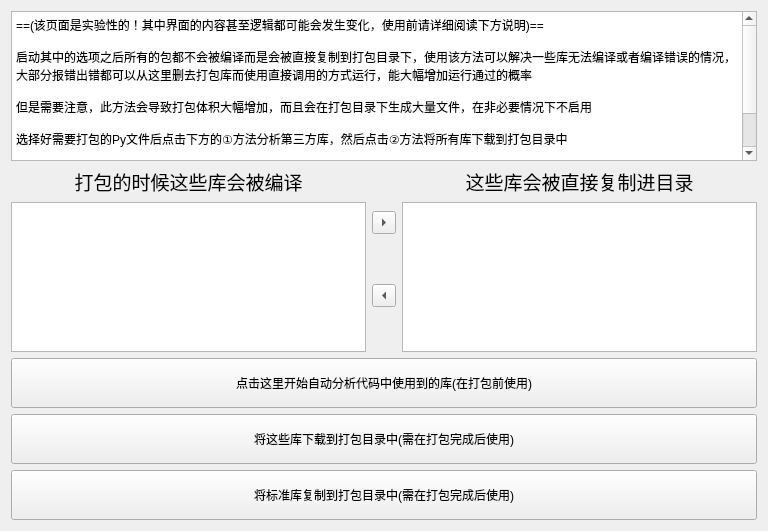
          <widget class="QWidget" name="scrollAreaWidgetContents_2">
           <property name="geometry">
            <rect>
             <x>0</x>
             <y>0</y>
             <width>768</width>
             <height>526</height>
            </rect>
           </property>
           <layout class="QVBoxLayout" name="verticalLayout_12">
            <item>
             <widget class="QPlainTextEdit" name="PTEExplaineCompatibility">
              <property name="minimumSize">
               <size>
                <width>0</width>
                <height>150</height>
               </size>
              </property>
              <property name="toolTip">
               <string>如果看不完全可以滚动滚动条</string>
              </property>
              <property name="statusTip">
               <string/>
              </property>
              <property name="whatsThis">
               <string>如果看不完全可以滚动滚动条</string>
              </property>
              <property name="verticalScrollBarPolicy">
               <enum>Qt::ScrollBarAlwaysOn</enum>
              </property>
              <property name="readOnly">
               <bool>true</bool>
              </property>
              <property name="plainText">
               <string>==(该页面是实验性的！其中界面的内容甚至逻辑都可能会发生变化，使用前请详细阅读下方说明)==

启动其中的选项之后所有的包都不会被编译而是会被直接复制到打包目录下，使用该方法可以解决一些库无法编译或者编译错误的情况，大部分报错出错都可以从这里删去打包库而使用直接调用的方式运行，能大幅增加运行通过的概率

但是需要注意，此方法会导致打包体积大幅增加，而且会在打包目录下生成大量文件，在非必要情况下不启用

选择好需要打包的Py文件后点击下方的①方法分析第三方库，然后点击②方法将所有库下载到打包目录中

你无法手动编辑下方内容，所有的库都会由pipreqs(会自动安装)进行筛选
</string>
              </property>
             </widget>
            </item>
            <item>
             <layout class="QHBoxLayout" name="horizontalLayout_8">
              <property name="topMargin">
               <number>0</number>
              </property>
              <item>
               <layout class="QVBoxLayout" name="verticalLayout_9">
                <item>
                 <widget class="QLabel" name="label_5">
                  <property name="font">
                   <font>
                    <pointsize>14</pointsize>
                   </font>
                  </property>
                  <property name="toolTip">
                   <string>一些说明</string>
                  </property>
                  <property name="whatsThis">
                   <string>一些说明</string>
                  </property>
                  <property name="text">
                   <string>打包的时候这些库会被编译</string>
                  </property>
                  <property name="alignment">
                   <set>Qt::AlignCenter</set>
                  </property>
                 </widget>
                </item>
                <item>
                 <widget class="QListWidget" name="ListUnselectMod">
                  <property name="toolTip">
                   <string>这些库是被识别出来的库，双加他们或者点击中间的按钮来移动</string>
                  </property>
                  <property name="statusTip">
                   <string>这些库是被识别出来的库，双加他们或者点击中间的按钮来移动</string>
                  </property>
                  <property name="whatsThis">
                   <string>这些库是被识别出来的库，双加他们或者点击中间的按钮来移动</string>
                  </property>
                  <property name="sizeAdjustPolicy">
                   <enum>QAbstractScrollArea::AdjustToContents</enum>
                  </property>
                 </widget>
                </item>
               </layout>
              </item>
              <item>
               <layout class="QVBoxLayout" name="verticalLayout_10">
                <item>
                 <widget class="QToolButton" name="BTNAddMod">
                  <property name="toolTip">
                   <string>移动库</string>
                  </property>
                  <property name="whatsThis">
                   <string>移动库</string>
                  </property>
                  <property name="text">
                   <string>...</string>
                  </property>
                  <property name="arrowType">
                   <enum>Qt::RightArrow</enum>
                  </property>
                 </widget>
                </item>
                <item>
                 <widget class="QToolButton" name="BTNRemoveMod">
                  <property name="toolTip">
                   <string>移动库</string>
                  </property>
                  <property name="whatsThis">
                   <string>移动库</string>
                  </property>
                  <property name="text">
                   <string>...</string>
                  </property>
                  <property name="arrowType">
                   <enum>Qt::LeftArrow</enum>
                  </property>
                 </widget>
                </item>
               </layout>
              </item>
              <item>
               <layout class="QVBoxLayout" name="verticalLayout_11">
                <item>
                 <widget class="QLabel" name="label_6">
                  <property name="font">
                   <font>
                    <pointsize>14</pointsize>
                   </font>
                  </property>
                  <property name="toolTip">
                   <string>一些说明</string>
                  </property>
                  <property name="whatsThis">
                   <string>一些说明</string>
                  </property>
                  <property name="text">
                   <string>这些库会被直接复制进目录</string>
                  </property>
                  <property name="alignment">
                   <set>Qt::AlignCenter</set>
                  </property>
                 </widget>
                </item>
                <item>
                 <widget class="QListWidget" name="ListSelectMod">
                  <property name="minimumSize">
                   <size>
                    <width>0</width>
                    <height>150</height>
                   </size>
                  </property>
                  <property name="toolTip">
                   <string>这些是会跟随打包一起被放进打包目录的库</string>
                  </property>
                  <property name="statusTip">
                   <string>这些是会跟随打包一起被放进打包目录的库</string>
                  </property>
                  <property name="whatsThis">
                   <string>这些是会跟随打包一起被放进打包目录的库</string>
                  </property>
                 </widget>
                </item>
               </layout>
              </item>
             </layout>
            </item>
            <item>
             <widget class="QPushButton" name="BTNAnalysisMod">
              <property name="minimumSize">
               <size>
                <width>0</width>
                <height>50</height>
               </size>
              </property>
              <property name="toolTip">
               <string>这一步会调用pipreqs，所以可能会出现命令行，而且会等待很长时间，属于正常情况</string>
              </property>
              <property name="statusTip">
               <string>这一步会调用pipreqs，所以可能会出现命令行，而且会等待很长时间，属于正常情况</string>
              </property>
              <property name="whatsThis">
               <string>这一步会调用pipreqs，所以可能会出现命令行，而且会等待很长时间，属于正常情况</string>
              </property>
              <property name="text">
               <string>点击这里开始自动分析代码中使用到的库(在打包前使用)</string>
              </property>
              <property name="icon">
               <iconset resource="resource.qrc">
                <normaloff>:/images/images/icons8_1st_32px.png</normaloff>:/images/images/icons8_1st_32px.png</iconset>
              </property>
              <property name="iconSize">
               <size>
                <width>32</width>
                <height>32</height>
               </size>
              </property>
             </widget>
            </item>
            <item>
             <widget class="QPushButton" name="BTNModDownload">
              <property name="minimumSize">
               <size>
                <width>0</width>
                <height>50</height>
               </size>
              </property>
              <property name="toolTip">
               <string>点击这个方法会使用pip方法将第三方库以及一些python原生的dll和标准库复制进打包目录，可能会导致打包文件夹内文件数量很多，后期可以用EVB封包</string>
              </property>
              <property name="statusTip">
               <string>注意，该方法需要先打包后再使用，不然nuitka会清空目录下所有的文件</string>
              </property>
              <property name="whatsThis">
               <string>&lt;html&gt;&lt;head/&gt;&lt;body&gt;&lt;p&gt;点击这个方法会使用pip方法将第三方库以及一些python原生的dll和标准库复制进打包目录，可能会导致打包文件夹内文件数量很多，后期可以用EVB封包&lt;/p&gt;&lt;p&gt;&lt;br/&gt;&lt;/p&gt;&lt;p&gt;注意，该方法需要先打包后再使用，不然nuitka会清空目录下所有的文件&lt;/p&gt;&lt;/body&gt;&lt;/html&gt;</string>
              </property>
              <property name="text">
               <string>将这些库下载到打包目录中(需在打包完成后使用)</string>
              </property>
              <property name="icon">
               <iconset resource="resource.qrc">
                <normaloff>:/images/images/icons8_circled_2_c_32px.png</normaloff>:/images/images/icons8_circled_2_c_32px.png</iconset>
              </property>
              <property name="iconSize">
               <size>
                <width>32</width>
                <height>32</height>
               </size>
              </property>
             </widget>
            </item>
            <item>
             <widget class="QPushButton" name="BTNModStandardCopy">
              <property name="minimumSize">
               <size>
                <width>0</width>
                <height>50</height>
               </size>
              </property>
              <property name="toolTip">
               <string>&lt;html&gt;&lt;head/&gt;&lt;body&gt;&lt;p&gt;大量第三方库都依赖标准库，需要手动将这些标准库复制到打包目录中才能正常使用&lt;/p&gt;&lt;/body&gt;&lt;/html&gt;</string>
              </property>
              <property name="statusTip">
               <string>大量第三方库都依赖标准库，需要手动将这些标准库复制到打包目录中才能正常使用</string>
              </property>
              <property name="whatsThis">
               <string>大量第三方库都依赖标准库，需要手动将这些标准库复制到打包目录中才能正常使用</string>
              </property>
              <property name="text">
               <string>将标准库复制到打包目录中(需在打包完成后使用)</string>
              </property>
              <property name="icon">
               <iconset resource="resource.qrc">
                <normaloff>:/images/images/icons8_circled_3_c_32px.png</normaloff>:/images/images/icons8_circled_3_c_32px.png</iconset>
              </property>
              <property name="iconSize">
               <size>
                <width>32</width>
                <height>32</height>
               </size>
              </property>
             </widget>
            </item>
           </layout>
          </widget>
